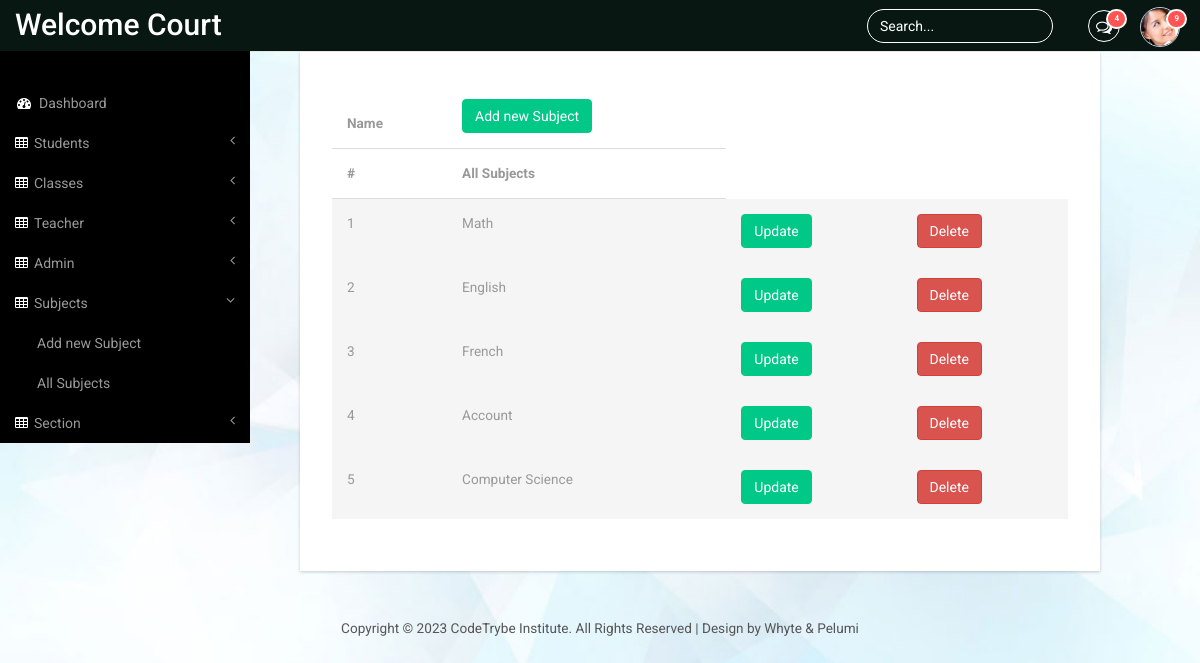
Before: /sub_all (signed in) with the older database file.
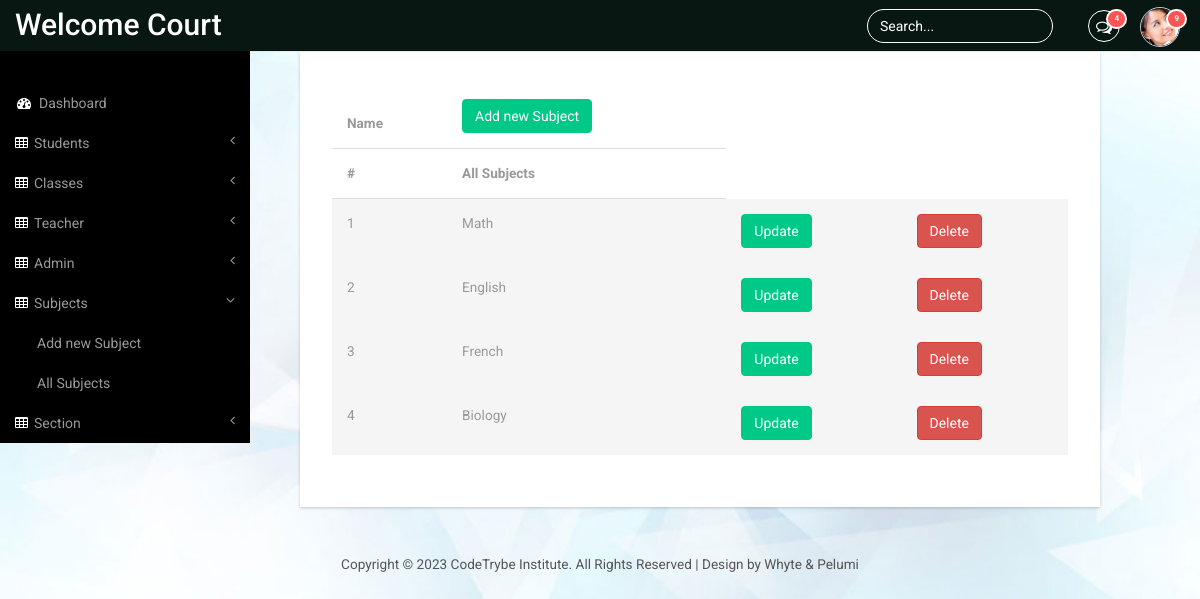
After: the same page with the newer database file.
### panel/models.py (models this page shows)
class Subject(models.Model):
    name = models.CharField(max_length=30)
    Teacher = models.ManyToManyField(Teacher,related_name="subject_taught")
    def __str__(self):
        return self.name

### panel/views.py (the view)
# urls.py: path('sub_all',views.all_subject, name='panel-allsub'),
@login_required
def all_subject(request):
    subject_list = Subject.objects.all()
    return render(request, 'panel/all_subject.html', {'subject_list': subject_list})

### panel/templates/panel/all_subject.html (shortened to what this page needs)
{% extends "panel/base.html" %}
{% block content %}
<div class="content_bottom">
    <div class="col-md-8 span_3">
        <div class="bs-example1" data-example-id="contextual-table">
            <table class="table">
                <thead>
                    <tr>
                        <th>Name</th>
                        <th> <a href="{%url 'panel-subRegpage'%}" class="btn btn-primary btn-md"> Add new Subject</a></th>
                    </tr>
                    <tr>
                        <th>#</th>
                        <th> All Subjects</th>
                    </tr>
                </thead>
                <tbody>
                    {% for subject in  subject_list %}
                    <form action="{% url 'panel-subup'  subject.id %}" method="get">
                        <tr class="active">
							<td>{{ forloop.counter}} </td>
                            <td scope="row">{{subject}}</td>
                            <td><button type="submit" class="btn btn-primary btn-md">Update</button></td>
                    </form>
					<td>
                    <form action="{% url 'panel-subdel' subject.id %}" method="post">
                            <button type="submit" class="btn btn-danger btn-md">Delete</button>
                    </form>
					</td>
                    {% endfor %}
                </tbody>
            </table>
        </div>
    </div>
</div>
{% endblock %}

### panel/templates/panel/base.html (shortened to what this page needs)
{% load static%}
<!DOCTYPE HTML>
<html>
<head>
<link href="{% static 'panel/bootstrap.min.css'%}" rel='stylesheet' type='text/css' />
<link href="{% static 'panel/style2.css'%}"rel='stylesheet' type='text/css' />
<link href="{% static 'panel/lines.css'%}" rel='stylesheet' type='text/css' />
<link href="{% static 'panel/font-awesome.css'%}" rel="stylesheet">
<link href="{% static 'panel/custom.css'%}"rel="stylesheet">
</head>
<body id="login">
<div id="wrapper">
        <nav class="top1 navbar navbar-default navbar-static-top" role="navigation" style="margin-bottom: 0">
            <div class="navbar-header">
                <a class="navbar-brand" href="#">Welcome {{user.username}}</a>
            </div>
            <ul class="nav navbar-nav navbar-right">
				<li class="dropdown">
	        		<a href="#" class="dropdown-toggle" data-toggle="dropdown" aria-expanded="false"><i class="fa fa-comments-o"></i><span class="badge">4</span></a>
	      		</li>
			    <li class="dropdown">
	        		<a href="#" class="dropdown-toggle avatar" data-toggle="dropdown"><img src="{% static 'images/1.png' %}"><span class="badge">9</span></a>
	      		</li>
			</ul>
			<form class="navbar-form navbar-right">
              <input type="text" class="form-control" value="Search..." onfocus="this.value = '';" onblur="if (this.value == '') {this.value = 'Search...';}">
            </form>
            <div class="navbar-default sidebar" role="navigation">
                <div class="sidebar-nav navbar-collapse">
                    <ul class="nav" id="side-menu">
                        <li>
                            <a href="{%url 'panel-adminpage' %}"><i class="fa fa-dashboard fa-fw nav_icon"></i>Dashboard</a>
                        </li>
                        <li>
                            <a href="#"><i class="fa fa-table nav_icon"></i>Students<span class="fa arrow"></span></a>
                        </li>
                        <li>
                            <a href="#"><i class="fa fa-table nav_icon"></i>Classes<span class="fa arrow"></span></a>
                        </li>
                        <li>
                            <a href="#"><i class="fa fa-table nav_icon"></i>Teacher<span class="fa arrow"></span></a>
                        </li>
                        <li>
                            <a href="#"><i class="fa fa-table nav_icon"></i>Admin<span class="fa arrow"></span></a>
                        </li>
                        <li>
                            <a href="#"><i class="fa fa-table nav_icon"></i>Subjects<span class="fa arrow"></span></a>
                            <ul class="nav nav-second-level">
								<li>
									<a href="{%url 'panel-subRegpage'%}"> Add new Subject</a>
								</li>
                                <li>
                                    <a href="{%url 'panel-allsub'%}">All Subjects</a>
								</li>
							</ul>
                        </li>
                        <li>
                            <a href="#"><i class="fa fa-table nav_icon"></i>Section<span class="fa arrow"></span></a>
                        </li>
                    </ul>
                </div>
            </div>
        </nav>
    </div>
    {% block content %}
    {% endblock %}
 <div class="copy_layout login register">
      <p>Copyright &copy; 2023 CodeTrybe Institute. All Rights Reserved | Design by Whyte & Pelumi</p>
   </div>
</body>
</html>

### panel/static/panel/style2.css (style rules this page uses)
ul, ol { margin: 0; }
p { margin: 0; }
html, body { font-family: 'Roboto', sans-serif; font-size: 100%; background:#000; overflow-x: hidden; }
body a { transition:0.5s all; -webkit-transition:0.5s all; -moz-transition:0.5s all; -o-transition:0.5s all; -ms-transition:0.5s all; }
.navbar .navbar-nav li a { padding: 0 10px; line-height: 56px; position: relative; }
.navbar .navbar-nav li a i { border: 1px solid #fff; padding: 8px 0; width: 32px; text-align: center; -webkit-border-radius: 50em; -moz-border-radius: 50em; border-radius: 50em; color: #fff; height: 32px; }
.navbar .navbar-nav li .dropdown-toggle.avatar img { height: 40px; -webkit-border-radius: 50em; -moz-border-radius: 50em; border-radius: 50em; border: 1px solid #c0cadd; margin-top: -4px; }
.navbar .navbar-nav li a .badge { background: #ff5454; border: 2px solid white; position: absolute; top: 9px; right: 3px; font-size: 8px; line-height: 8px; padding: 4px 6px; -webkit-border-radius: 50em; -moz-border-radius: 50em; border-radius: 50em; min-width: 0; }
.navbar-default.sidebar { background-color: #000; font-family: 'Roboto', sans-serif; }
nav.top1.navbar.navbar-default.navbar-static-top { background-color:#081712;; font-family: 'Roboto', sans-serif; }
.navbar-default .navbar-brand { color: #fff !important; font-size: 30px; font-weight: 500; }
.navbar-right { margin-right: 10px !important; }
.navbar-right li { display:inline-block; }
i.nav_icon { color: #fff; margin-right:6px; }
.sidebar ul li a { color: #999; font-size:14px; }
.form-control { background: none !important; border: 1px solid #fff !important; border-radius: 20px !important; box-shadow: none !important; }
.navbar-form.navbar-right input[type="text"] { color: #fff; }
form.navbar-form.navbar-right { margin:9px 0 0 0; }
ul.nav.navbar-nav.navbar-right { height: 51px; }
.sidebar-nav.navbar-collapse { margin: 2em 0 0 0; }
.span_3 { padding:0; }
.content_bottom { margin-bottom:1em; width: 100%; margin-left: 300px; margin-bottom: 1em; }
.copy p, .copy_layout p { font-size:0.85em; color:#555; }
.map_container, #chart, .span_6, .col_2, .weather_list, .cal1, .skills-info, .stats-info, .r3_counter_box, .activity_box, .bs-example1, .cloud, .copy { -ms-box-shadow: 0 1px 3px 0px rgba(0, 0, 0, 0.2); -o-box-shadow: 0 1px 3px 0px rgba(0, 0, 0, 0.2); -moz-box-shadow: 0 1px 3px 0px rgba(0, 0, 0, 0.2); -webkit-box-shadow: 0 1px 3px 0px rgba(0, 0, 0, 0.2); box-shadow: 0 1px 3px 0px rgba(0, 0, 0, 0.2); }
.table > thead > tr > th, .table > tbody > tr > th, .table > tfoot > tr > th, .table > thead > tr > td, .table > tbody > tr > td, .table > tfoot > tr > td { border-top: none !important; }
.btn-primary { background-color: rgb(0, 200, 135) !important; border-color: rgb(0, 200, 135) !important; color: #fff; }
.bs-example1 { background:#fff; padding:2em; }
span.badge { min-width: 3rem; padding: 2px 9px; text-align: center; font-size: 0.85; line-height: inherit; color: #fff; position: absolute; right:38px; -webkit-box-sizing: border-box; -moz-box-sizing: border-box; box-sizing: border-box; border-radius: 2px; }
.table > thead > tr > th, .table > tbody > tr > th, .table > tfoot > tr > th, .table > thead > tr > td, .table > tbody > tr > td, .table > tfoot > tr > td { font-size: 0.85em; color: #999; }
.table td, .table>tbody>tr>td, .table>tbody>tr>th, .table>tfoot>tr>td, .table>tfoot>tr>th, .table>thead>tr>td, .table>thead>tr>th { padding:15px !important; }
.table > thead > tr > th { border-bottom: 1px solid #ddd !important; }
.copy_layout { padding:1.5em 0; background:#fff; text-align:center; margin: 4em 0 0em 0; }
.login { background:none; padding:0; margin:11em 0 0 0; height: 100vh; }
.register { margin:2em 0 0 0; }
body#login { background: url(../images/bg.jpg)no-repeat; background-size:cover; -webkit-background-size:cover; -moz-background-size:cover; -o-background-size:cover; -ms-background-size:cover; height: 100vh; display: flex; flex-direction: column; }

### panel/static/panel/custom.css (style rules this page uses)
#wrapper { width: 100%; }
.sidebar .sidebar-nav.navbar-collapse { padding-right: 0; padding-left: 0; }
.sidebar .arrow { float: right; }
.sidebar .fa.arrow:before { content: "\f104"; }
.sidebar .active>a>.fa.arrow:before { content: "\f107"; }
.sidebar .nav-second-level li, .sidebar .nav-third-level li { border-bottom: 0!important; }
.sidebar .nav-second-level li a { padding-left: 37px; }
@media (min-width:768px) { .sidebar { z-index: 1; position: absolute; width: 250px; margin-top: 51px; } }

Changed rows visible on the page:
removed Subject: name "Account"
removed Subject: name "Computer Science"
added Subject: name "Biology"
